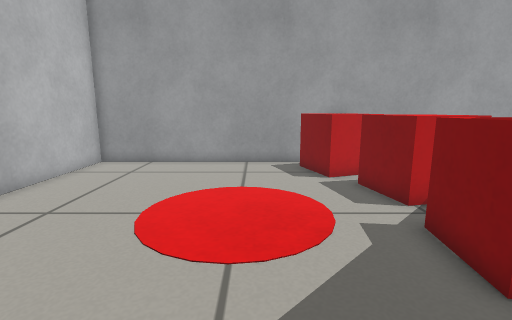
[1] (above)

21 first-person views from a walk through a world built for the Gazebo simulator. The camera is 0.53 m above the floor, tilts 10° down and sees 85° across. The floor is counted in squares, 0.2 m on a side. Each view is taken from the middle of a square. On the plan, view 1 faces up. The plan holds only what a view shows up to about 19 squares ahead; the rest is blank.

[2]
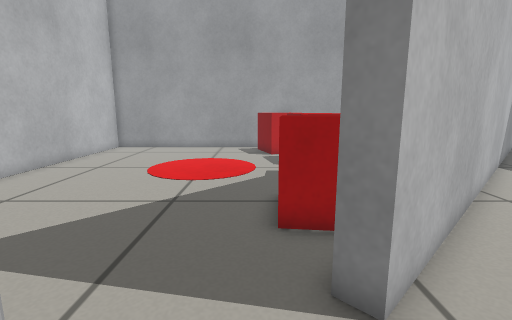

[3]
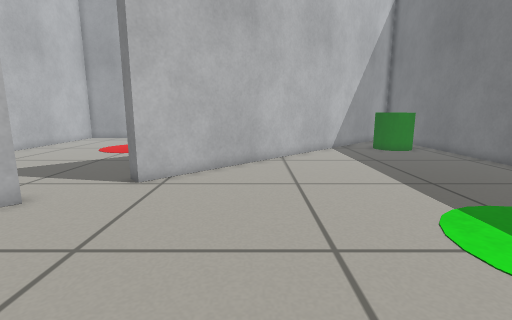

[4]
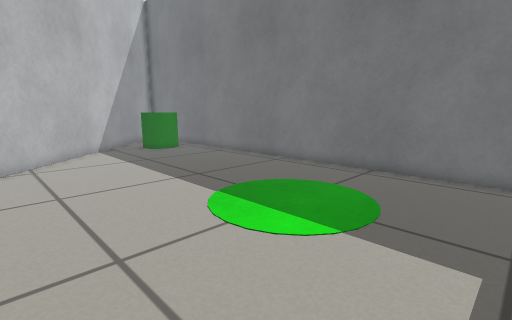

[5]
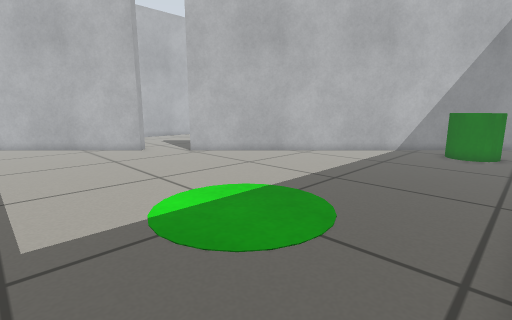

[6]
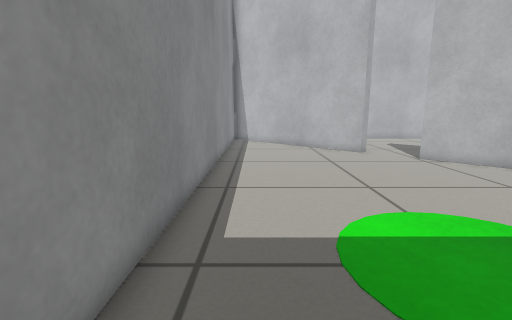

[7]
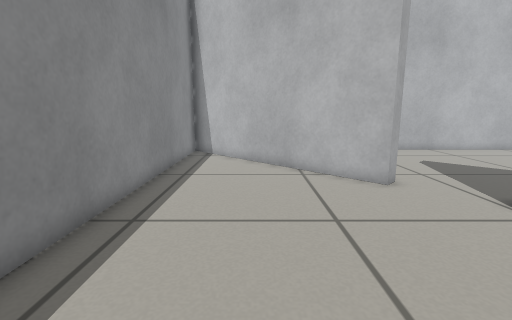

[8]
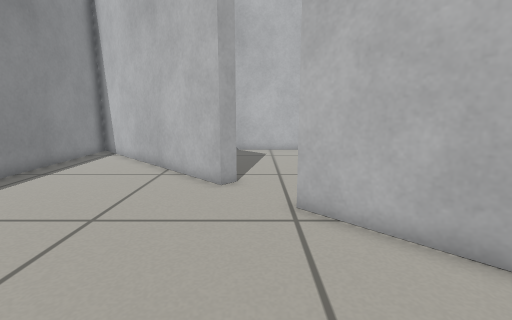

[9]
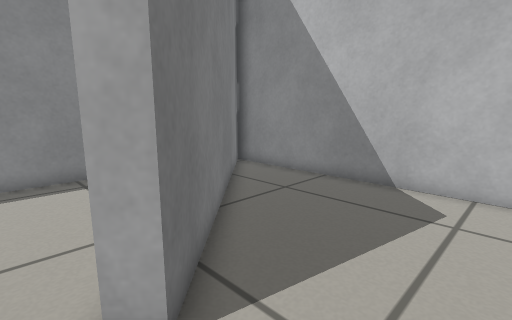

[10]
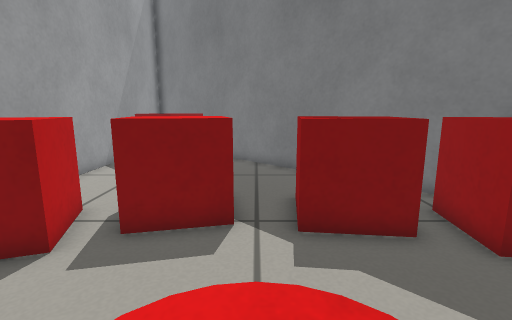

[11]
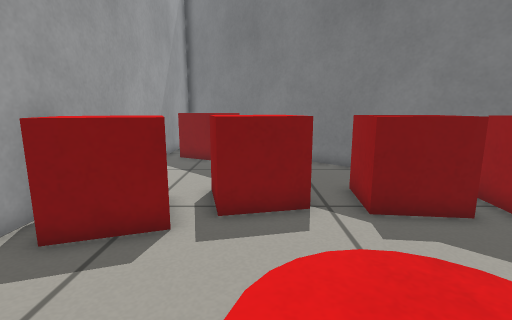

[12]
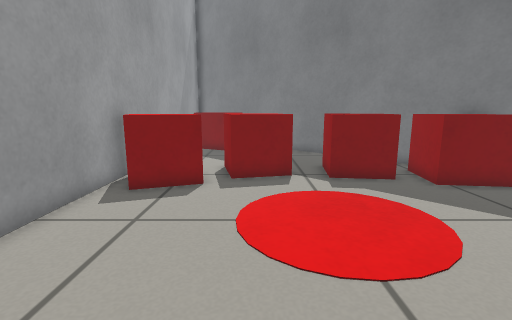

[13]
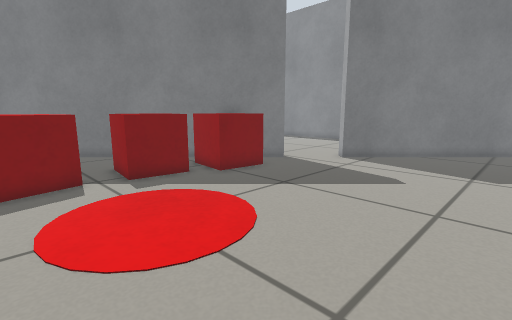

[14]
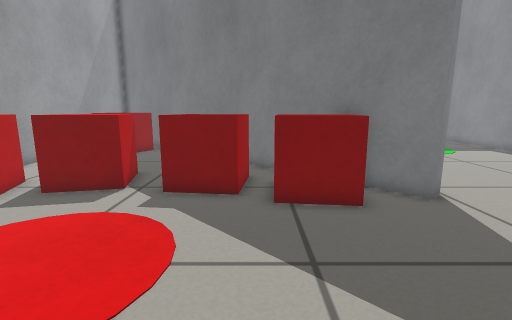

[15]
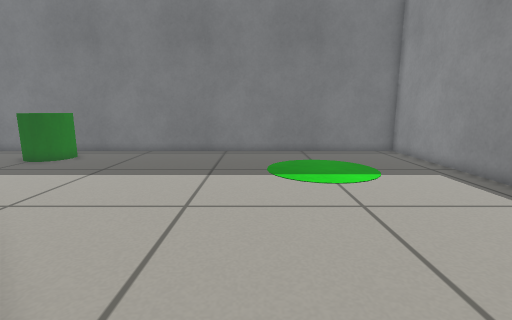

[16]
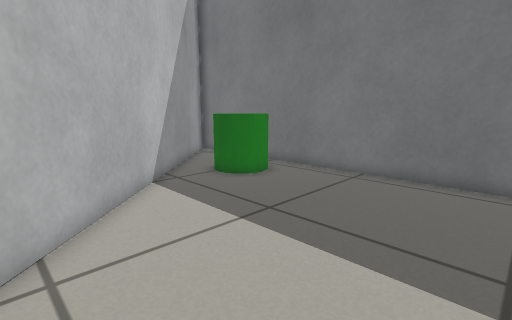

[17]
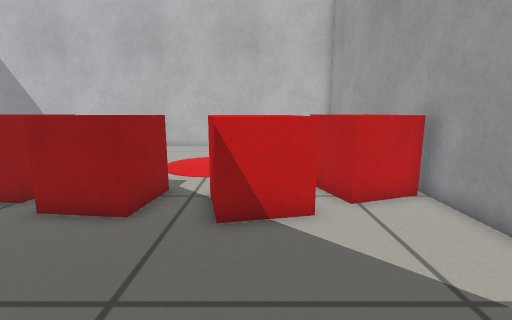

[18]
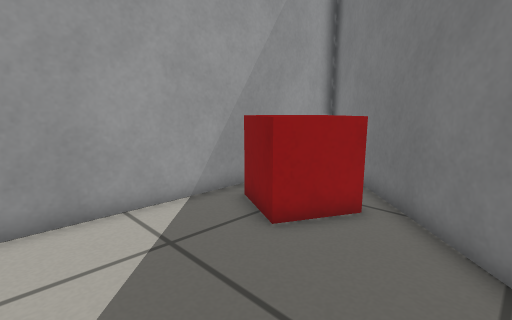

[19]
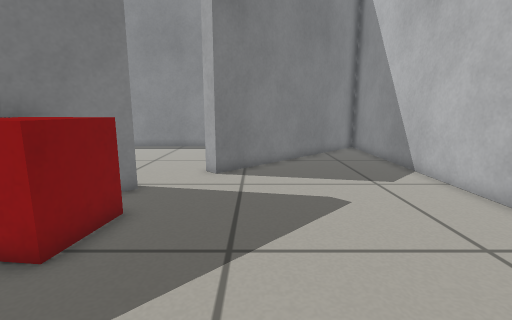

[20]
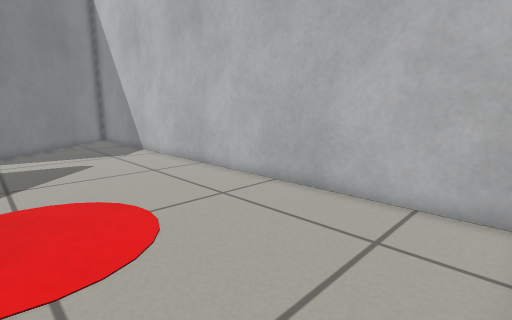

[21]
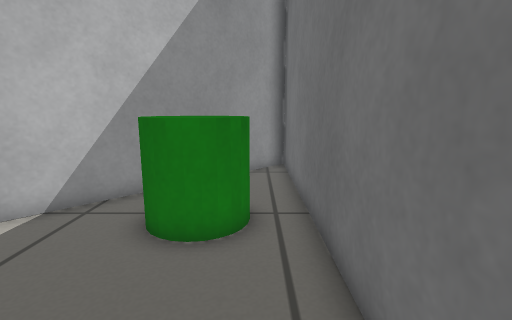

### Floor plan
Key: @ floor where view 1 was taken; # wall or solid block; . floor; B red box; C green cylinder.
Columns run from 8 left of view 1 to 21 right of it. Each row starts with its distance up from view 1.
 15 ###########################
 14 #...........B...........   ###
 13 #.........BBBB.......B    ##.#
 12 #..........BBB......B    ##..#
 11 #..........BB.......BB  ##...#
 10 #...........BBB.......B##....#
  9 #...........BBB.......##.....#
  8 #...........BBBB.....##..  ..#
  7 #...................##...CCC.#
  6 #...........BBB....##....CCC.#
  5 #...........BBB...##.........#
  4 #...........BBB..##..........#
  3 #.............B.##...........#
  2 #..........BBB ##............#
  1 #..........BBB##.............#
  0 #.......@..BBB#..............#
 -1 #...........##...............#
 -2 #...........#................#
 -3 #............................#
 -4 #............................#
 -5 #.......##...................#
 -6 #......##....................#
 -7 #.....##.....................#
 -8 #....##......................#
 -9 #...##.......................#
-10 #..##........................#
-11 #.##.........................#
-12 ###..........................#
-13 ##...........................#
-14 ##############################

Positions as (right, up) in squares from view 1, and headings:
1: (0, 0), facing up
2: (2, -6), facing up
3: (8, -13), facing up
4: (8, -13), facing up-right
5: (20, -13), facing up-left
6: (19, -12), facing left
7: (11, -10), facing left
8: (11, -4), facing left
9: (2, -2), facing down-left
10: (-2, 7), facing right
11: (-3, 9), facing right
12: (-7, 9), facing right
13: (-7, 10), facing down-right
14: (-5, 3), facing right
15: (2, -5), facing right
16: (9, -3), facing up-right
17: (13, 9), facing left
18: (7, 7), facing up-right
19: (-1, 7), facing down
20: (0, 14), facing down-left
21: (19, 0), facing up
